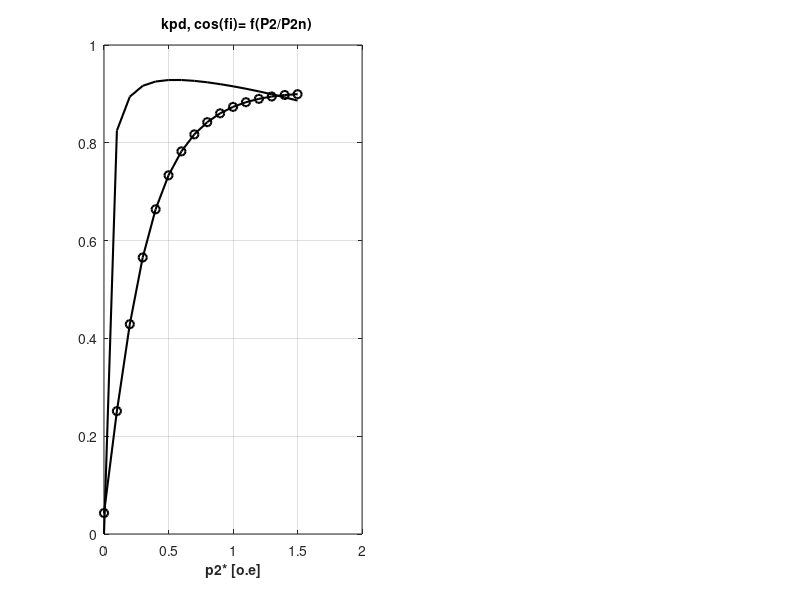

MATLAB code for this plot: (Note: this script raises an error after producing the figure.)
% M file Iden2d.m
% Paschet  rabochix 
% and mechanicheskix xar-k AD
% INSTRUCHION: zapustite file Iden1d.m, zatem file Iden2d.m
%clc; 
%clear;
clf;
%=======================================
load dan1.mat
%=======================================
R1=X(1); R2=X(2); Rmu=X(3);
X1=X(4); X2=X(5); Xmu=X(6);
P2n=X(7); Pdob=X(8); C1=X(9); 
m=X(10); Un=X(11);
R2k=X(12); X2k=X(13);
n1=X(14); Pmex=X(15);
I0a=X(16); I0p=X(17);
Pfe=X(18);
%==================
h=0.1;
rp1=0:h:1.5;
nn=length(rp1);
mn=1/h+1;
%==================
P2=zeros(1,nn);
P1r=zeros(1,nn);
M=zeros(1,nn);
kpdi=zeros(1,nn);
cosfi=zeros(1,nn);
I1r=zeros(1,nn);
s=zeros(1,nn);
n2=zeros(1,nn);
%=================
P2=P2n.*rp1;
Pdobr=Pdob.*rp1;
P2r=P2+Pdobr+Pmex;
A=m.*Un.^2./(2.*P2r)-R1;
AA=R1/R2*(1+X2/Xmu);
BB=(X1/R2*(1+X2/Xmu)+X2/R2);
Rrp=R2*(AA^2+BB^2);
B=2.*A+Rrp;
s=(A-sqrt(A.^2-C1.^2.*R2.*B))./B;
Rekv=C1.*R1+C1.^2.*R2./s;
Xekv=C1.*X1+C1.^2.*X2;
Zekv=sqrt(Rekv.^2+Xekv.^2);
I2r=Un./Zekv;
cosfir=Rekv./Zekv;
I2ra=I2r.*cosfir;
I2rp=I2r.*sqrt(1-(cosfir).^2);
I1a=I0a+I2ra;
I1p=I0p+I2rp;
I1r=sqrt(I1a.^2+I1p.^2);
cosfi=I1a./I1r;
P1r=m.*Un.*I1a;
kpdi=P2./P1r;
Pcu1=m.*I1r.^2.*R1;
Pem=P1r-Pcu1-Pfe;
n2=n1.*(1-s);
M=9.55.*Pem./n2;
%====================
% Print on display
%=====================
disp('            HOMINAL REZIM');
disp(' =========================================');
P2x=P2(mn); P1x=P1r(mn); Mx=M(mn); kpdx=kpdi(mn);
cosx=cosfi(mn); I1x=I1r(mn); sx=s(mn); nx=n2(mn);
y1=num2str(P2x); y2=num2str(P1x); y3=num2str(Mx);
y4=num2str(kpdx); y5=num2str(cosx); y6=num2str(I1x);
y7=num2str(sx); y8=num2str(nx);
disp(['  Mn= ',y3,'[N*m];','    ','Sn= ', y7, '[o.e];']);
disp(['  P2n= ',y1,'[Bt];','       ','P1n= ', y2, '[Bt];']);
disp(['  kpd= ',y4,'[o.e];','   ','cos(fi)= ', y5, '[o.e];']);
disp(['  I1n= ',y6,'[A];','     ','n2= ', y8, '[0b/min];']);
%===========================================
% Paschet   mexanich. charakter.  M= f(s)
%==========================================
asn=sqrt(s(mn));
R2rc=(R2-R2k*asn)/(1-asn);
X2rc=(X2-X2k*asn)/(1-asn);
sr=0.025:0.025:1;
mm=length(sr);
%==================
Mr=zeros(1,mm);
as=sqrt(sr);
R2r=zeros(1,mm);
X2r=zeros(1,mm);
%===========================
if sr<=s(11),
    R2r=R2; X2r=X2;
else
    as=sqrt(sr);
    R2r=R2rc+(R2k-R2).*as./(1-asn);
    X2r=X2rc-(X2-X2k).*as/(1-asn);
end  
Zn=n1.*sr.*((R1+C1.*R2r./sr).^2+(X1+C1.*X2r).^2);
Mr=9.55.*m.*Un^2.*R2r./Zn;
[Mmax,j]=max(Mr); Skr=sr(j);
Km=Mmax/M(mn);
z1=num2str(Mmax); z2=num2str(Skr);
z3=num2str(Km);
disp('               Rezim M=Mmax');
disp(' ===================================================');
disp(['  Mmax= ',z1,' [N*m];','      ','Skr= ', z2, ' [o.e];']);
disp(['  Km=  ',z3,' [o.e];']);
%===============================
 disp( '                 Rezim KZ');
 disp( ' ===================================================');
 Zkz=R2k+X2k*i;
 Zmu=Rmu+Xmu*i; Z1=R1+X1*i;
 Z1k=Z1+Zmu*Zkz/(Zmu+Zkz);
 Ik1=Un/Z1k; Ikz=abs(Ik1);
 Mkz=9.55*m*Ikz^2*R2k/n1;
 Ki=Ikz/I1r(mn);
 Kp=Mkz/M(mn);
 v1=num2str(Kp); v2=num2str(Ki);
 disp(['  Kp= ',v1,' [o.e];','      ','Ki= ', v2, ' [o.e];']);
% The end of callculation
%==========================
%    PLOT of GRAFIKS
%==========================
figure(1),
subplot(2,2,[1,3]);
hp1=plot(rp1,kpdi,'k',rp1,cosfi,'-ok'); grid,
set(hp1,'LineWidth',1.5);
hx1=xlabel('p2* [o.e]');
set(hx1,'Fontsize',10,'FontAngle','normal','FontWeight','bold');
%hy1=ylabel('kpd, cos(fi)' );
%set(hy1,'Fontsize',10,'FontAngle','normal','FontWeight','normal');
ht=title('   kpd, cos(fi)= f(P2/P2n) ');
set(ht,'Fontsize',10,'FontAngle','normal','FontWeight','bold');
legend('kpd','cos(fi)',4);
%==============================
subplot(2,2,2)
hp1=plot(rp1,I1r,'k'); grid,
set(hp1,'LineWidth',1.5);
%hx1=xlabel('p2* [o.e]');
%set(hx1,'Fontsize',10,'FontAngle','italic','Fontweight','normal');
hy1=ylabel('I1s [A]' );
set(hy1,'Fontsize',10,'FontAngle','normal','FontWeight','bold');
ht=title('Current I1s ');
set(ht,'Fontsize',10,'FontAngle','normal','FontWeight','bold');
%=========================================
subplot(2,2,4);
hp2=plot(rp1,s,'k'); grid,
set(hp2,'LineWidth',1.5);
hx2=xlabel('p2* [o.e]');
set(hx2,'Fontsize',10,'FontAngle','normal','FontWeight','bold');
%hy2=ylabel('s' );
%set(hy2,'Fontsize',10,'FontAngle','normal','Fontweight','normal');
ht1=title('Slip s ');
set(ht1,'Fontsize',10,'FontAngle','normal','FontWeight','bold');
%==================================================================
Mi=[0,Mr]; si=[0,sr];
figure(2),
subplot(1,2,1)
hp2=plot(si,Mi,'k'); grid,
set(hp2,'LineWidth',1.5);
hx2=xlabel('s [o.e]');
set(hx2,'Fontsize',12,'FontWeight','bold');
hy2=ylabel('M [N*m]' );
set(hy2,'Fontsize',12,'FontWeight','bold');
ht1=title('Grafik M=f(s) ');
set(ht1,'Fontsize',14,'FontWeight','bold');
%=======================================
subplot(1,2,2);
axis('off');
h1=text(0.1,1,'Nominal rezim','FontSize',12);
h1=text(0.1,0.95,'-------------------------');
h1=text(-0.2,0.9,sprintf('P2n= %gWt;',P2x),'FontSize', 10);
h1=text(0.45,0.9,sprintf('P1n= %gWt;',P1x),'FontSize', 10);
h1=text(-0.2,0.8,sprintf('Sn= %g;',sx),'FontSize', 10);
h1=text(0.45,0.8,sprintf('Mn= %g N*m;',Mx),'FontSize', 10);
h1=text(-0.2,0.7,sprintf('kpd= %g;',kpdx),'FontSize', 10);
h1=text(0.45,0.7,sprintf('cos(fi)= %g;',cosx),'FontSize', 10);
h1=text(-0.2,0.6,sprintf('I1n= %gA;',I1x),'FontSize', 10);
h1=text(0.45,0.6,sprintf('n2= %gob/min;',nx ),'FontSize', 10);
h1=text(0.1,0.5,'Rezim Mmax','FontSize', 12);
h1=text(0.1,0.45,'----------------','FontSize', 12);
h1=text(-0.2,0.4,sprintf('Km= %g;',Km),'FontSize', 10);
h1=text(0.45,0.4,sprintf('Skr= %g;',Skr),'FontSize', 10);
h1=text(0.1,0.3,'Rezim KZ','FontSize', 12);
h1=text(0.1,0.25,'-------------','FontSize', 12);
h1=text(-0.2,0.2,sprintf('Kp= %g;',Kp),'FontSize', 10);
h1=text(0.45,0.2,sprintf('Ki= %g;',Ki),'FontSize', 10);
disp('                 End of program ');
disp('  ======================================');
% The end;